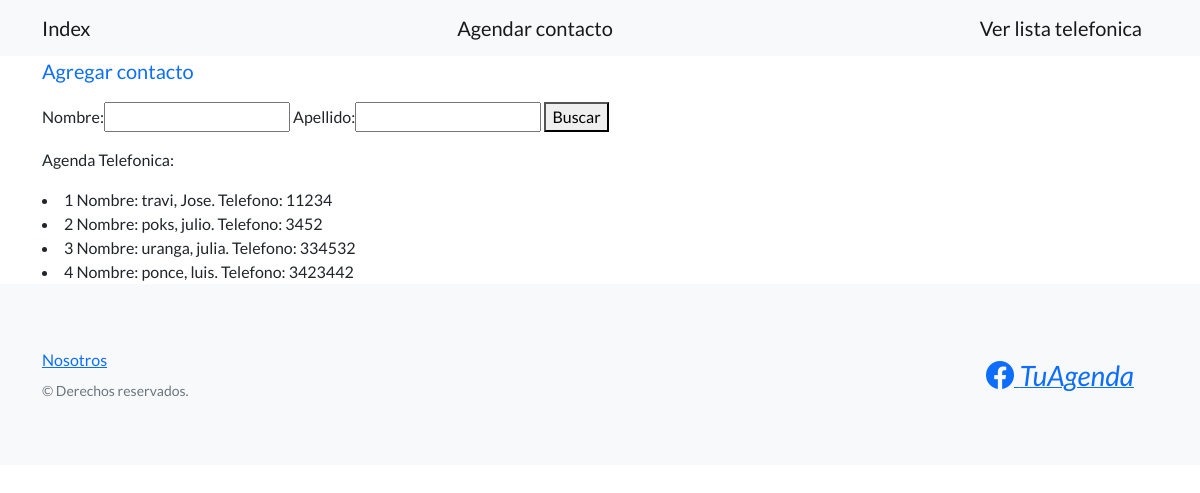
The page /ver-lista/ on the database as committed earlier.
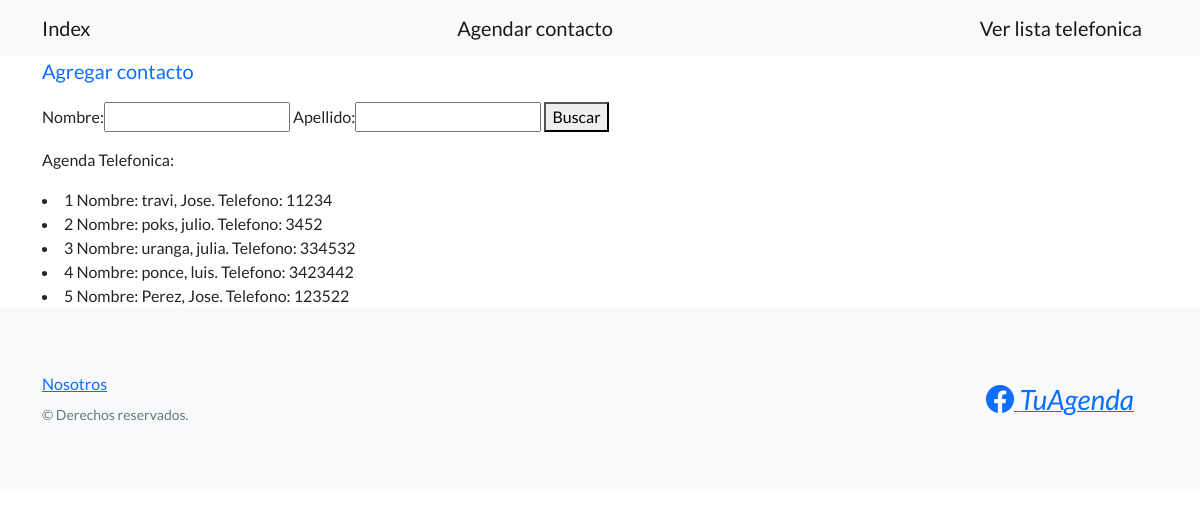
The same page on the database as committed later.
### home/models.py (models this page shows, shortened)
class Contacto(models.Model):
    nombre = models.CharField(max_length = 30)
    apellido = models.CharField(max_length = 30)
    telefono = models.CharField(max_length = 30)

### home/views.py (the view)
# urls.py: path('ver-lista/', views.ver_lista, name = 'ver_lista'),
def ver_lista(request):
    nombre = request.GET.get('nombre', None)
    apellido = request.GET.get('apellido', None)
    if nombre and not apellido:
        contactos = Contacto.objects.filter(nombre__icontains = nombre) #busca lo que contenga nombre
    elif apellido and not nombre:
        contactos = Contacto.objects.filter(apellido__icontains = apellido) #busca lo que contenga apellido
    elif nombre and apellido:
        contactos = Contacto.objects.filter(apellido__icontains = apellido, nombre__icontains = nombre) #busca lo que contenga apellido
    else:
        contactos = Contacto.objects.all()
    formulario = BuscarContacto()
    mi_contexto = {"contactos" : contactos, 'formulario': formulario}
    return render(request, 'home/ver_lista.html', mi_contexto )

### home/forms.py
class BuscarContacto(forms.Form):
    nombre = forms.CharField(max_length=30, required=False)
    apellido = forms.CharField(max_length=30, required=False)

### home/templates/home/ver_lista.html (shortened to what this page needs)
{% extends 'padres/base.html' %}
{% block mi_contenido %}
<a class="navbar-brand" href={% url 'crear_contacto' %}>Agregar contacto</a>
<p>
    <form action={% url 'ver_lista' %} method="GET">
        {{formulario}}
        <button type="submit">Buscar</button>
    </form>
</p>
<p>Agenda Telefonica:</p>
{% if  contactos %}
    {% for contacto in contactos %}
        <li> {{contacto.id}} Nombre: {{contacto.apellido}}, {{contacto.nombre}}. Telefono: {{contacto.telefono}} </li>
    {% endfor %}
{% else %}
    <p>Agenda vacia o busqueda sin resultados.</p>
{% endif %}
{% endblock mi_contenido %}

Rows that differ between the two databases and show on the page:
added Contacto: id "5", apellido "Perez", nombre "Jose", telefono "123522"
